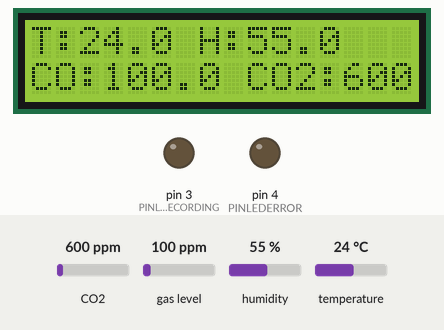
A sketch run on a simulated Arduino Uno, built with avr-gcc and run on an emulated ATmega328P. Parts: 16×2 character LCD, output pins drawn as LEDs (lit = HIGH). The inputs (shaded band) are chosen by the test bench; at power-on: CO2 600 ppm, gas level 100 ppm, humidity 55 %, temperature 24 °C. The local clock reads 2024-03-15 10:24:30 at power-on unless the sketch sets it; storage starts empty; what the sketch prints to the serial monitor is not drawn.

Above: at 1.3 s.
1.4 s: CO2 set to 452 ppm
At 9.2 s:
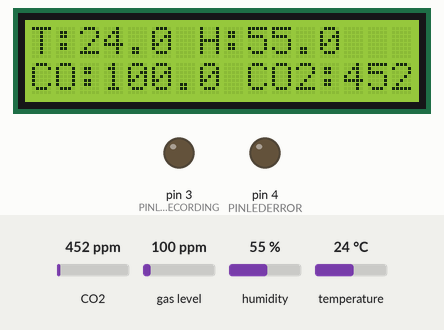
9.8 s: gas level set to 20 ppm
At 17.5 s:
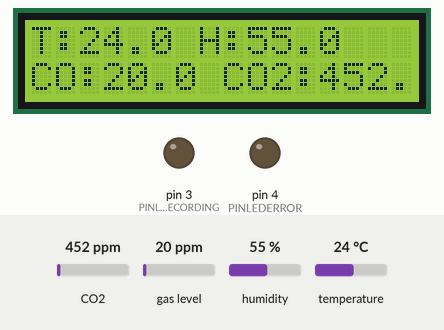
17.8 s: humidity set to 22 %
At 25.0 s:
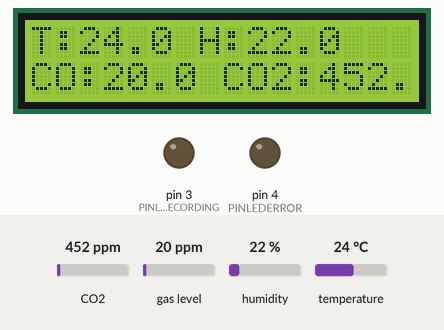
25.9 s: temperature set to 12 °C
At 33.5 s:
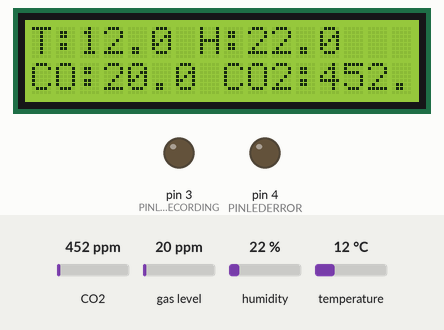
34.0 s: CO2 set to 1050 ppm
At 40.9 s:
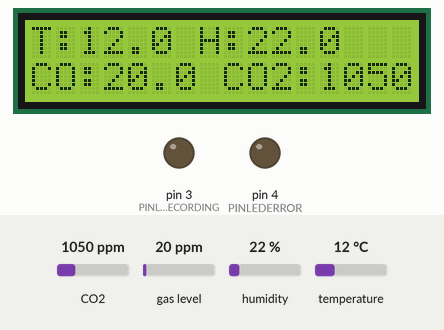
42.0 s: gas level set to 250 ppm
At 49.5 s:
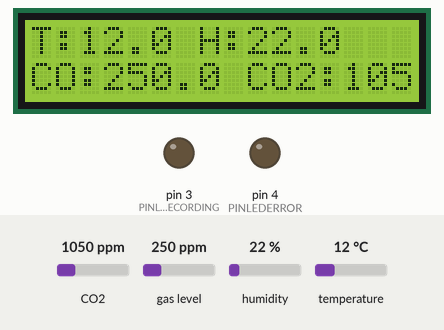
Timing chart, 0 to 51.0 s (numbered marks = the images above; inputs shaded):
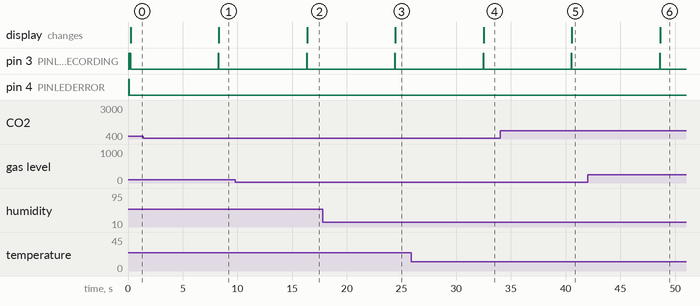

The sketch:

SubsensorMain.ino
```cpp
/*
   Código para Datalogger de un MQ-135 (CO2), un MQ-7 y un DHT-22 (Tª y Humedad).
   Vuelca los datos en un fichero .CSV con nombre del instante que comienza a grabar.
*/

/*  PINOUT MONTAJE EN ARDUINO UNO
    RTC:
      Vcc -> 5V
      GND -> GND
      SCL -> A5
      SDA -> A4

    Módulo LCD:
      Vcc -> 5V
      GND -> GND
      SCL -> A5
      SDA -> A4

    Módulo SD:
      Vcc  -> 5V
      GND  -> GND
      MOSI -> D11
      SCK  -> D13
      MISO -> D12

    DHT22 (modulo con Rpull-up):
      Vcc -> 5V
      Do  -> D2
      GND -> GND

    MQ-135 (Sensor CO2):
      Vcc -> 5V
      Ao  -> A0
      GND -> GND

    LED Verde (Estatus LED)
      D3

    LED Rojo (Error LED)
      D4
*/

#include <SD.h>
#include <Wire.h>
#include <RTClib.h>
#include <DHT.h>
#include <BMP280_DEV.h> //BMP280 libreria
#include "MQ135.h"
#include <MQ7.h>
#include <LiquidCrystal_I2C.h>
#include "LowPower.h"

#define PINLEDRECORDING 3
#define PINLEDERROR 4
#define DHTPIN 2     // Pin digital al que se conecta el sensor DHT22
#define PIN_MQ A0 //Pin analogico para MQ-135
#define PIN_MQ7 A1
#define VOLTAGE 5

#define PERIODO_MUESTREO 10000 //Se mide cada 2 segundos

#define DHTTYPE DHT22   // DHT 22

DHT dht(DHTPIN, DHTTYPE);

RTC_DS1307 rtc;
String segundo, minuto, hora, dia, mes;
String anio; //variable año
DateTime HoraFecha;

File logFile;
String nombreFichero;


MQ7 mq7(PIN_MQ7, VOLTAGE);


LiquidCrystal_I2C lcd(0x27, 16, 2); // Se ajusta la direccion a 0x27 y el tamaño 16x2

void setup() {
  lcd.init();                      // Inicializa LCD
  lcd.backlight();
  lcd.setCursor(0, 0);
  lcd.print("Iniciando...");
  //Se configuran los pines de los LEDs como salidas
  pinMode(PINLEDRECORDING, OUTPUT);
  pinMode(PINLEDERROR, OUTPUT);

  //En el arranque se encienden los dos LEDS
  digitalWrite(PINLEDRECORDING, HIGH);
  digitalWrite(PINLEDERROR, HIGH);

  dht.begin();

  Serial.begin(9600);

  //Calibrando el sensor
  Serial.println("Calibrating MQ7");
  mq7.calibrate();    // calculates R0
  Serial.println("Calibration done!");

  rtc.begin(); //Inicializamos el RTC

  Serial.print(F("Iniciando SD ..."));
  while (!SD.begin(9)) {
    Serial.println(F("Error al iniciar"));
    return;
  }
  Serial.println(F("Iniciado correctamente"));

  //Creamos el nombre del fichero donde guardar los datos
  HoraFecha = rtc.now(); //obtenemos la hora y fecha actual
  if (HoraFecha.second() < 10) {
    segundo = "0" + String(HoraFecha.second());
  }
  else {
    segundo = String(HoraFecha.second());
  }

  if (HoraFecha.minute() < 10) {
    minuto = "0" + String(HoraFecha.minute());
  }
  else {
    minuto = String(HoraFecha.minute());
  }

  if (HoraFecha.hour() < 10) {
    hora = "0" + String(HoraFecha.hour());
  }
  else {
    hora = String(HoraFecha.hour());
  }

  if (HoraFecha.day() < 10) {
    dia = "0" + String(HoraFecha.day());
  }
  else {
    dia = String(HoraFecha.day());
  }
  if (HoraFecha.month() < 10) {
    mes = "0" + String(HoraFecha.month());
  }
  else {
    mes = String(HoraFecha.month());
  }

  anio = String(HoraFecha.year());


  //nombreFichero = String(mes) + String(dia) + String(hora) + String(minuto) + ".csv";
  //Se crea un nombre regular de la forma MMDDHHmm.csv
  nombreFichero = mes + dia + hora + minuto + ".csv";

  //Se abre el fichero para crear la cabecera del .CSV
  logFile = SD.open( nombreFichero, FILE_WRITE);
  if (logFile) { //Si se puede abrir el fichero
    Serial.print("Creado correctamente :");
    Serial.println(nombreFichero);
    logFile.println("TimeStamp, Humedad (%), Temperatura(DHT), CO (ppm), CO2 (ppm)"); //Se escribe la cabecera del .CSV
    logFile.close(); //Cierro el fichero al acabar de escribir todos los elementos
  }


  //Al acabar el arranque se apagan los dos LEDs
  digitalWrite(PINLEDRECORDING, LOW);
  digitalWrite(PINLEDERROR, LOW);

  lcd.clear();
}


void loop() {
  //Obtenemos el instante de tiempo
  HoraFecha = rtc.now(); //obtenemos la hora y fecha actual
  segundo = String(HoraFecha.second());
  minuto = String(HoraFecha.minute());
  hora = String(HoraFecha.hour());
  dia = String(HoraFecha.day());
  mes = String(HoraFecha.month());
  anio = String(HoraFecha.year());

  //Inicializamos el sensor MQ-135
  MQ135 mq135_sensor(PIN_MQ); // Vinculamos el sensor al pin A0

  //Se leen los sensores
  //int value = readSensor();

  float h = dht.readHumidity();
  float t = dht.readTemperature();

  //Se lee la concentracion de CO2 (en ppm)
  float CO2ppm = mq135_sensor.getPPM(); //Se obtiene la medida de Co2

  //Se lee el MQ7
  float COppm = mq7.readPpm();

  // Abrir archivo .csv con la fecha de arranque y escribir valor
  logFile = SD.open(nombreFichero, FILE_WRITE);
  if (logFile) { //Si se puede abrir el fichero
    lcd.backlight();
    //Se enciende el LED para indicar que se ha abierto correctamente
    digitalWrite(PINLEDRECORDING, HIGH);
    digitalWrite(PINLEDERROR, LOW);
    String timeStamp = String(anio) + ":" + String(mes) + ":" + String(dia)
                       + ":" + String(hora) + ":" + String(minuto) + ":" + String(segundo);

    //Escribimos todos los valores medidos en el CSV
    logFile.print(timeStamp);
    logFile.print(",");
    if (!isnan(h) && !isnan(t)) { //Escribimos todos los valores solo si no hay errores de lectura
      logFile.print(h);
      logFile.print(",");
      logFile.print(t);
      logFile.print(",");
      logFile.print(COppm);
      logFile.print(",");
      logFile.println(CO2ppm);
      Serial.println("Datos almacenados correctamente");
      Serial.print("H:");
      Serial.print(h);
      Serial.print(" T:");
      Serial.print(t);
      Serial.print(" [CO]:");
      Serial.print(COppm);
      Serial.print(" [CO2]:");
      Serial.println(CO2ppm);
    }
    logFile.close(); //Cierro el fichero al acabar de escribir todos los elementos
  }
  else { //Si no se puede abrir correctamente el fichero CSV
    digitalWrite(PINLEDRECORDING, LOW);
    digitalWrite(PINLEDERROR, HIGH);
    Serial.println("Error al abrir el archivo");
    lcd.clear();
    lcd.setCursor(0,0);
    lcd.print("Error lectura");
    delay(1000);
    lcd.noBacklight();
  }

  lcd.clear();
  lcd.setCursor (0, 0);
  lcd.print("T:");
  lcd.print(t, 1);
  lcd.print(" H:");
  lcd.print(h, 1);
  lcd.setCursor(0, 1);
  lcd.print("CO:");
  lcd.print(COppm, 1);
  lcd.print(" CO2:");
  lcd.print(CO2ppm, 1);

  //Al finalizar se apagan los dos LEDs
  digitalWrite(PINLEDRECORDING, LOW);
  digitalWrite(PINLEDERROR, LOW);

  LowPower.powerDown(SLEEP_8S, ADC_OFF, BOD_OFF);

  //delay(PERIODO_MUESTREO); //Se espera el tiempo de meustreo para la siguiente medida


}
```

Measured:
- after the input at 1.4 s, the display: changes after 6.9 s (image 1)
- after the input at 9.8 s, the display: changes after 6.6 s (image 2)
- after the input at 17.8 s, the display: changes after 6.6 s (image 3)
- after the input at 25.9 s, the display: changes after 6.6 s (image 4)
- after the input at 34.0 s, the display: changes after 6.6 s (image 5)
- after the input at 42.0 s, the display: changes after 6.6 s (image 6)
